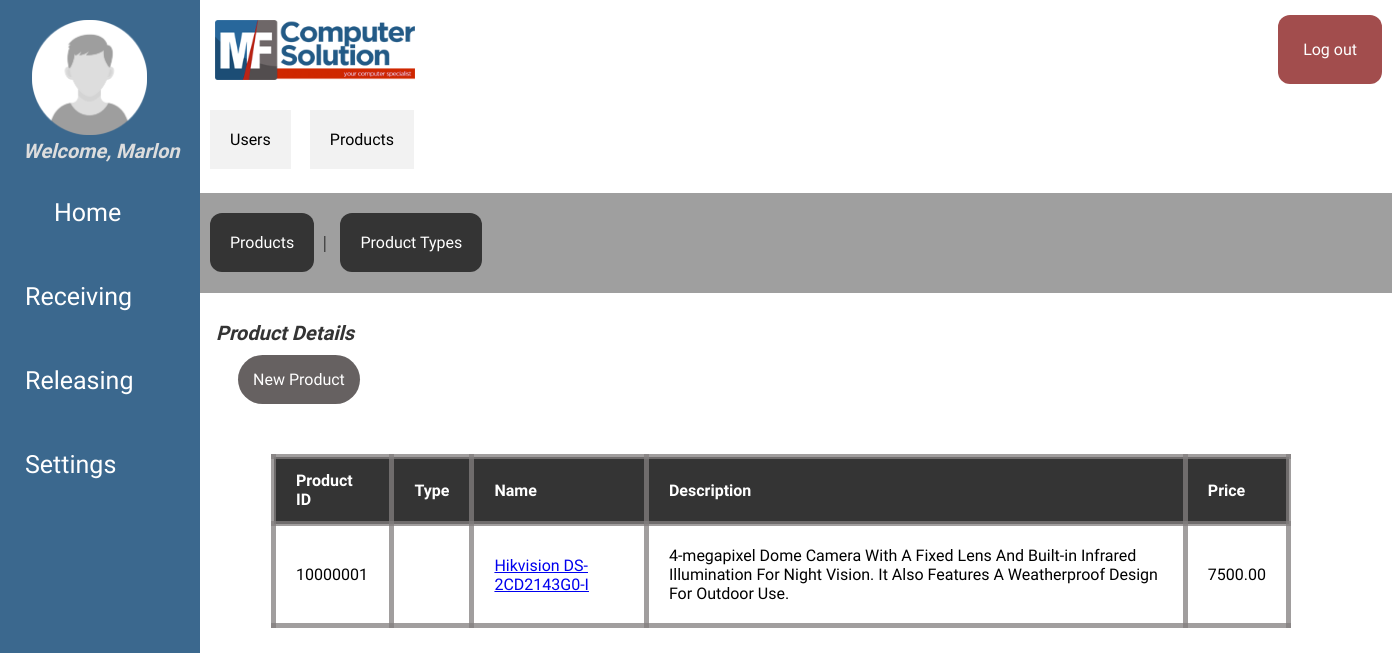
The page /index.php?page=settings&subpage=products (signed in) on the database its author committed.
### tables this page shows
CREATE TABLE `tbl_users` (
  `user_id` int(8) unsigned NOT NULL auto_increment, 
  `user_lname` varchar(30) NOT NULL default '',
  `user_fname` varchar(30) NOT NULL default '',
  `user_email` varchar(50) NOT NULL default '',
  `user_pass` varchar(50) NOT NULL default '',
  `user_status` int(1) NOT NULL default '0',
  `user_branch` varchar(30) NOT NULL default '',
  `user_access` varchar(30) NOT NULL default '',
  PRIMARY KEY  (`user_id`)
);

CREATE TABLE `tbl_product` (
  `prod_id` int(8) unsigned NOT NULL auto_increment, 
  `prod_name` varchar(30) NOT NULL default '',
  `prod_desc` varchar(250) NOT NULL default '',
  `prod_price` decimal(10,2) NOT NULL DEFAULT '0.00',
  `prod_status` int(1) NOT NULL default '0',
  `type_id` int(3) NOT NULL default '0',
  PRIMARY KEY  (`prod_id`),
  KEY (`type_id`)
);

### classes/class.user.php (called while the page is built, shortened)
<?php
class User{
	private $DB_SERVER='localhost';
	private $DB_USERNAME='root';
	private $DB_PASSWORD='';
	private $DB_DATABASE='db_mfcomp';
	private $conn;
	public function __construct(){
		$this->conn = new PDO("mysql:host=".$this->DB_SERVER.";dbname=".$this->DB_DATABASE,$this->DB_USERNAME,$this->DB_PASSWORD);
	}
	function get_user_id($email){
		$sql="SELECT user_id FROM tbl_users WHERE user_email = :email";
		$q = $this->conn->prepare($sql);
		$q->execute(['email' => $email]);
		$user_id = $q->fetchColumn();
		return $user_id;
	}
	function get_user_firstname($id){
		$sql="SELECT user_fname FROM tbl_users WHERE user_id = :id";
		$q = $this->conn->prepare($sql);
		$q->execute(['id' => $id]);
		$user_fname = $q->fetchColumn();
		return $user_fname;
	}
}

### classes/class.product.php (called while the page is built, shortened)
<?php
class Product{
	private $DB_SERVER='localhost';
	private $DB_USERNAME='root';
	private $DB_PASSWORD='';
	private $DB_DATABASE='db_mfcomp';
	private $conn;
	public function __construct(){
		$this->conn = new PDO("mysql:host=".$this->DB_SERVER.";dbname=".$this->DB_DATABASE,$this->DB_USERNAME,$this->DB_PASSWORD);
	}
	public function list_product(){
		$sql="SELECT * FROM tbl_product";
		$q = $this->conn->query($sql) or die("failed!");
		while($r = $q->fetch(PDO::FETCH_ASSOC)){
		$data[]=$r;
		}
		if(empty($data)){
		   return false;
		}else{
			return $data;
		}
	}
}

### products-module/main.php (the view, shortened to what this page needs)
<h3>Product Details</h3>
  <a href="index.php?page=settings&subpage=products&action=create" class="addprodbtn">New Product</a>
    <table id="data-list">
      <tr>
        <th>Product ID</th>
        <th>Type</th>
        <th>Name</th>
        <th>Description</th>
        <th>Price</th>
      </tr>
<?php
if($product->list_product() != false){
foreach($product->list_product() as $value){
   extract($value);
?>
      <tr>
        <td><?php echo $prod_id;?></td>
        <td><?php echo $product->get_prod_type_name($product->get_prod_type($prod_id));?></td>
        <td><a href="index.php?page=products&action=profile&id=<?php echo $prod_id;?>"><?php echo $prod_name;?></a></td>
        <td><?php echo $prod_desc;?></td>
        <td><?php echo $prod_price;?></td>
      </tr>
<?php
}
}else{
  echo "No Record Found.";
}
?>
    </table>

### index.php (shortened to what this page needs)
<?php
include_once 'classes/class.user.php';
include_once 'classes/class.product.php';
$page = (isset($_GET['page']) && $_GET['page'] != '') ? $_GET['page'] : '';
$user = new User();
$product = new Product();
$user_id = $user->get_user_id($_SESSION['user_email']);
?>
<!DOCTYPE html>
<html>
		<head>
            <link rel="stylesheet" href="https://cdnjs.cloudflare.com/ajax/libs/font-awesome/4.7.0/css/font-awesome.min.css">
			<link rel="stylesheet" href="css/stylesheet.css">
		</head>
	<body>
		<div class="topnav">
          <div class="sidenav">
		  <img class="index-userprofile" src="images/userprofile.png">
          <span img class="move-right" src="images/settings.png"><?php echo 'Welcome, '.$user->get_user_firstname($user_id);?>&nbsp;&nbsp; &nbsp;&nbsp; &nbsp;&nbsp;</span>
                <a href="index.php">Home</a>
                <a href="index.php?page=receive">Receiving</a>
                <a href="index.php?page=release">Releasing</a>
                <a href="index.php?page=settings">Settings</a>
            </div>
         </div>
         <div class="main">
         <img class="index-logo" src="images/LOGO.png">
            <div class="topnav-right">
                <a href="logout.php" class="menu-logout">Log out</a>
            </div>
        </div>
                <?php
                switch($page){
                            case 'settings':
                                require_once 'settings-module/index.php';
                            break;
                        }
                ?>
            </div>
        </div>
	</body>
</html>

### css/stylesheet.css (style rules this page uses)
* { box-sizing: border-box; }
body { margin: 0; height: 100vh; }
.move-right { font-family: 'Tilt Neon'; font-weight: bold; font-style: italic; color: #ddd; font-size: 20px; margin-left: 23px; }
.index-userprofile { width: 115px; height: 115px; margin-left: 32px; }
.index-logo { width: 200px; height: 60px; margin-left: 215px; margin-top: 20px; }
.sidenav { background-color: #3b688e; font-family: 'Tilt Neon'; height: 100%; width: 200px; position: fixed; z-index: 1; top: 0; left: 0; overflow-x: hidden; padding-top: 20px; }
.sidenav a { padding: 6px 6px 6px 32px; text-decoration: none; font-size: 25px; color: #818181; display: block; }
.main { height:100px; background-color: #ffffff; }
.topnav { position: relative; background-color: #90918c; overflow: hidden; }
.menu-logout { background-color: #a24d4d; font-family: 'Tilt Neon'; border: none; color: white; padding: 25px; text-decoration: none; display: inline-block; border-radius: 12px; margin-top: 15px; margin-right: 10px; }
.topnav a { font-family: 'Tilt Neon'; border: none; color: white; padding: 20px; text-align: center; text-decoration: none; display: inline-block; margin-left: 5px; margin-top: 15px; }
.topnav-right { float: right; }
tr { display: table-row; vertical-align: inherit; border-color: inherit; margin-left: 20px; }
#data-list { border-collapse: collapse; width: 75%; margin: 65px; }
#data-list td, #data-list th { background-color: #ffffff; font-family: 'Tilt Neon'; padding: 20px; border: 5px solid; border-color: rgba(130, 127, 127, 0.751); }
#data-list th { background-color: #343434; font-family: 'Tilt Neon'; color: white; text-align: left; padding-top: 12px; padding-bottom: 12px; }
.addprodbtn { font-family: 'Tilt Neon'; background-color: rgb(102, 97, 97); color: white; padding: 15px; border: none; border-radius: 25px; cursor: pointer; margin-left: 32px; text-decoration: none; }
* { box-sizing: border-box }
h3 { font-family: 'Tilt Neon'; font-style: italic; color: #343434; font-size: 20px; margin-left: 10px; margin-bottom: 25px; }

### rows shown on the page
tbl_users: $user->get_user_firstname($user_id) "Marlon"
tbl_product: prod_id "10000001", prod_name "Hikvision DS-2CD2143G0-I", prod_desc "4-megapixel Dome Camera With A Fixed Lens And Built-in Infrared Illumination For Night Vision. It Also Features A Weatherproof Design For Outdoor Use.", prod_price "7500.00"
